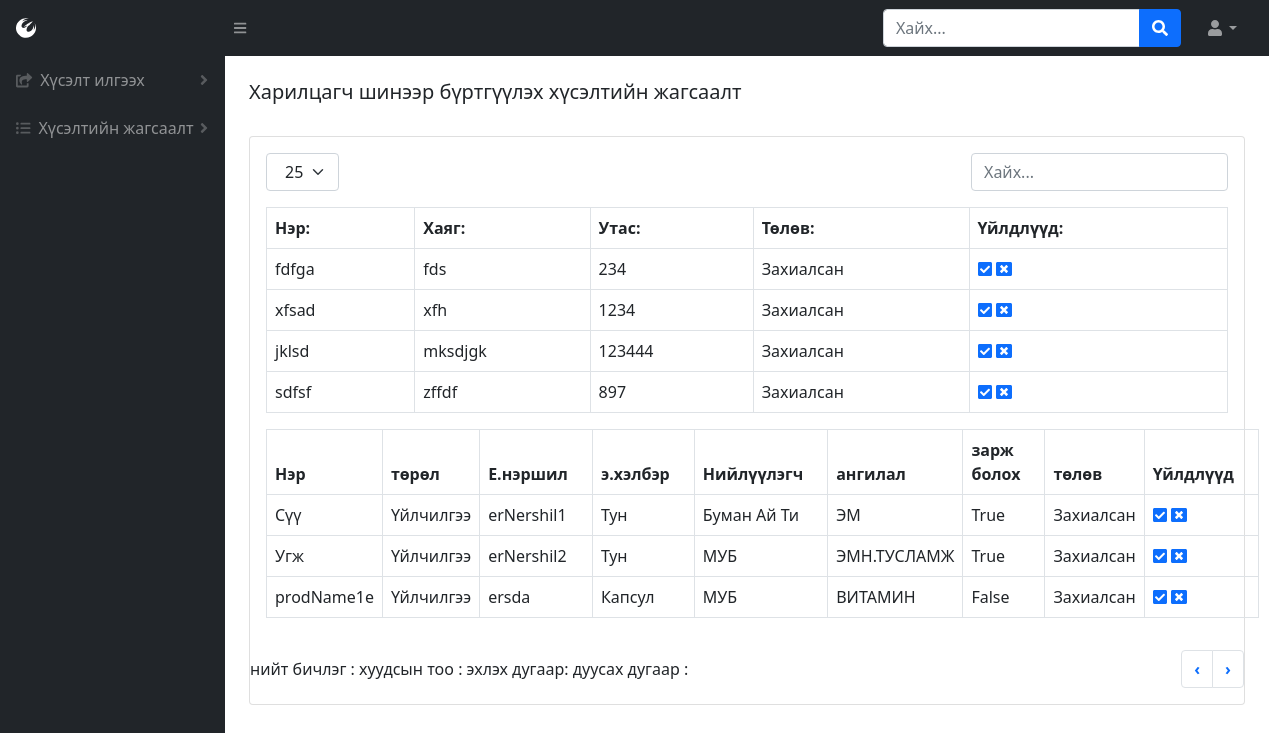
/reqCom-list (signed in), run on the app's committed database.
### BMweb/models.py (models this page shows, shortened)
class Company(models.Model):
    comName = models.CharField(max_length=300, verbose_name=_("Компаний нэр"))
    hayag = models.CharField(max_length=1000, verbose_name=_("Компаний хаяг"))
    phone = models.CharField(max_length=30, verbose_name=_("Компаний утас"))
    thumbimage = models.ImageField(
        upload_to="media/productthumb/", blank = True, null=True,  verbose_name=_("Зураг")
    )
    comState = models.ForeignKey(State, on_delete=CASCADE, verbose_name=_("Төлөв"))
    class Meta:
        verbose_name = _("Компани")
        verbose_name_plural = _("Компани")

class State(models.Model):
    stateName = models.CharField(max_length=300, verbose_name=_("Төлөвийн нэр"))
    class Meta:
        verbose_name = _("Барааны төлөв")
        verbose_name_plural = _("Барааны төлөв")
    def __str__(self):
        return self.stateName

class Product(models.Model):
    prodName = models.CharField(max_length=300, verbose_name=_("Барааны нэр"))
    prodName_en = models.CharField(max_length=300, verbose_name=_("Барааны нэр англи"))
    brand = models.ForeignKey(ProdBrand, related_name='brands',on_delete=models.CASCADE, verbose_name=_("Брэнд нэр"))
    zCode = models.CharField(max_length=300, null=True, blank=True, verbose_name=_("Зураасан код"))
    prodType = models.ForeignKey(ProdType, related_name='products',on_delete=models.CASCADE, verbose_name=_("Төрлийн нэр"))
    zzCode = models.IntegerField(null=True, blank=True, verbose_name=_("Нэмэлт зураасан код"))
    price = models.DecimalField(max_digits=16, decimal_places=2, verbose_name=_("Үнэ"))
    hemNegj = models.ForeignKey(HemNegj, related_name='hemNegj', on_delete=models.CASCADE,verbose_name=_("Хэмжих нэгж"))
    hudNegj = models.ForeignKey(HemNegj, related_name='hudNegj', on_delete=models.CASCADE, verbose_name=_("Худалдан авалтын нэгж"))
    company = models.ManyToManyField(Company,related_name='products',verbose_name=_("Компани"))
    erNershil = models.CharField(max_length=300, verbose_name=_("Ерөнхий нэршил"))
    emHelber = models.ForeignKey(EmHelber, on_delete=models.CASCADE,verbose_name=_("Эмийн хэлбэр"))
    paiz = models.ForeignKey(Paiz, on_delete=models.CASCADE,verbose_name=_("Пайз"))
    uildwerlegch = models.ForeignKey(Manufacturer, on_delete=models.CASCADE, verbose_name=_("Үйлдвэрлэгч"))
    uNiiluulegch = models.ForeignKey(Niiluulegch, on_delete=models.CASCADE, verbose_name=_("Үндсэн нийлүүлэгч"))
    category = models.ForeignKey(Category,related_name='categories', on_delete=models.CASCADE, verbose_name=_("Ангилал"))
    borBoloh = models.BooleanField(verbose_name=_("Борлуулж болох эсэх"),default=False)
    hudAwch = models.BooleanField(verbose_name=_("Худалдан авч болох эсэх"),default=False)
    zarBoloh = models.BooleanField(verbose_name=_("Зарлагдаж болох эсэх"),default=False)
    pos = models.BooleanField(verbose_name=_("Посоор зарж болох эсэх"),default=False)
    posCat = models.ForeignKey(PosCategory,related_name='categories', on_delete=models.CASCADE, verbose_name=_("Посын ангилал"))
    thumbimage = models.ImageField(
        upload_to="media/productthumb/", blank = True, null=True,  verbose_name=_("Зураг")
    )
    hutlult = models.ForeignKey(Hutlult, on_delete=models.CASCADE,verbose_name=_("Хөтлөлт"))
    state = models.ForeignKey(State,related_name='products', on_delete=models.CASCADE, verbose_name=_("Төлөв"))
    class Meta:
        verbose_name = _("Бараа")
        verbose_name_plural = _("Бараа")

class ProdType(models.Model):
    typeName = models.CharField(max_length=300, verbose_name=_("Төрлийн нэр"))
    class Meta:
        verbose_name = _("Барааны төрөл")
        verbose_name_plural = _("Барааны төрөл")
    def __str__(self):
        return self.typeName

class EmHelber(models.Model):
    emHelberName = models.CharField(max_length=300,verbose_name=_("Эмийн хэлбэрийн нэр"))
    class Meta:
        verbose_name = _("Эмийн хэлбэр")
        verbose_name_plural = _("Эмийн хэлбэр")
    def __str__(self):
        return self.emHelberName

class Niiluulegch(models.Model):
    niiName = models.CharField(max_length=300,verbose_name=_("Нийлүүлэгчийн нэр"))
    class Meta:
        verbose_name = ("Нийлүүлэгч")
        verbose_name_plural = ("Нийлүүлэгч")
    def __str__(self):
        return self.niiName

class Category(models.Model):
    catName = models.CharField(max_length=300, verbose_name=_("Ангилалын нэр"))
    parent = models.IntegerField(null=True, blank=True, verbose_name=_("Эцэг ангилал"))
    class Meta:
        verbose_name = _("Ангилал")
        verbose_name_plural = _("Ангилал")
    def __str__(self):
        return self.catName

### BMweb/views.py (the view)
# urls.py: path('reqCom-list', views.reqComList),
def reqComList(request):
    if 'user_id' in request.session:
        c = Company.objects.all()
        p = Product.objects.all()
        h = Hereglegch.objects.get(pk=request.session['user_id'])
        return render(request,'requestList.html', {'user': h, 'companyList': c, 'productList': p})
    else:
        return redirect('/login')

### BMweb/models.py (called while the page is built)
    def __str__(self):
        return self.manName

    def __str__(self):
        return self.paizName

    def __str__(self):
        return self.hemNegjName

### BMweb/templates/requestList.html (shortened to what this page needs)
{% load static %}
<!DOCTYPE html>
<html lang="en">
    <head>
        <link href="https://cdn.jsdelivr.net/npm/simple-datatables@latest/dist/style.css" rel="stylesheet" />
        <link href="css/styles.css" rel="stylesheet" />
        <link href="{% static 'css/styles.css' %}" rel="stylesheet"/>
    </head>
    <body class="sb-nav-fixed">
        {% include "topNav.html" %}
        <div id="layoutSidenav">
            {% include "leftNav.html" %}
            <div id="layoutSidenav_content">
                {% include "comReqList.html" %}
            </div>
        </div>
    </body>
</html>

### BMweb/templates/comReqList.html (shortened to what this page needs)
<main>{% include "tabs.html" %}
    <div class="container-fluid px-4">
        <h5 class="mt-4">Харилцагч шинээр бүртгүүлэх хүсэлтийн жагсаалт</h5>
        <div class="card mb-4">
            <div class="card-body">
                {% include "tableTop.html" %}
                <table id="datatablesSimple" class="dataTable-table">
                  <thead>
                      <tr>
                          <th data-sortable="" class="asc">
                              <a href="#" class="dataTable-sorter">Нэр:</a>
                          </th>
                          <th data-sortable="" class="asc">
                              <a href="#" class="dataTable-sorter">Хаяг:</a>
                          </th>
                          <th data-sortable="" class="asc">
                              <a href="#" class="dataTable-sorter">Утас:</a>
                          </th>
                          <th data-sortable="" class="asc">
                              <a href="#" class="dataTable-sorter">Төлөв:</a>
                          </th>
                          <th data-sortable="" class="asc">
                            <a href="#" class="dataTable-sorter">Үйлдлүүд:</a>
                        </th>
                      </tr>
                  </thead>
                    {% for h in companyList %}
                        {% if  h.comState_id == 1 %}
                            <tr>
                                <td>{{ h.comName }}</td>
                                <td>{{ h.hayag }}</td>
                                <td>{{ h.phone }}</td>
                                <td>{{ h.comState }}</td>
                                <td>
                                    <a href="/change-stateCom/{{h.id}}/3"><i class="fas fa-check-square"></i></a>
                                    <a href="/change-stateCom/{{h.id}}/2"><i class="fas fa-window-close"></i></a>
                                </td>
                            </tr>
                        {% endif %}
                    {% endfor %}
                </table>
                <table id="datatablesSimple" class="dataTable-table">
                    <thead>
                        <tr>
                            <th data-sortable="" class="asc">
                                <a href="#" class="dataTable-sorter">Нэр</a>
                            </th>
                            <th data-sortable="" class="asc">
                                <a href="#" class="dataTable-sorter">төрөл</a>
                            </th>
                            <th data-sortable="" class="asc">
                                <a href="#" class="dataTable-sorter">Е.нэршил</a>
                            </th>
                            <th data-sortable="" class="asc">
                                <a href="#" class="dataTable-sorter">э.хэлбэр</a>
                            </th>
                            <th data-sortable="" class="asc">
                                <a href="#" class="dataTable-sorter">Нийлүүлэгч</a>
                            </th>
                            <th data-sortable="" class="asc">
                                <a href="#" class="dataTable-sorter">ангилал</a>
                            </th>
                            <th data-sortable="" class="asc">
                                <a href="#" class="dataTable-sorter">зарж болох</a>
                            </th>
                            <th data-sortable="" class="asc">
                                <a href="#" class="dataTable-sorter">төлөв</a>
                            </th>
                            <th data-sortable="" class="asc">
                                <a href="#" class="dataTable-sorter">Үйлдлүүд</a>
                            </th>
                        </tr>
                    </thead>
                    {% for h in productList %}
                        {% if  h.state_id == 1 %}
                            <tr>
                                <td>{{ h.prodName }}</td>
                                <td>{{ h.prodType }}</td>
                                <td>{{ h.erNershil }}</td>
                                <td>{{ h.emHelber }}</td>
                                <td>{{ h.uNiiluulegch }}</td>
                                <td>{{ h.category }}</td>
                                <td>{{ h.zarBoloh }}</td>
                                <td>{{ h.state }}</td>
                                <td>
                                <a href="/change-stateProd/{{h.id}}/3"><i class="fas fa-check-square"></i></a>
                                <a href="/change-stateProd/{{h.id}}/2"><i class="fas fa-window-close"></i></a>
                                </td>
                            </tr>
                        {% endif %}
                {% endfor %}
                </table>
            </div>
            {% include "tableBottom.html" %}
        </div>
    </div>
</main>

### data on the page
Company: comName "fdfga", hayag "fds", phone "234", comState "Захиалсан"
Company: comName "xfsad", hayag "xfh", phone "1234", comState "Захиалсан"
Company: comName "jklsd", hayag "mksdjgk", phone "123444", comState "Захиалсан"
Company: comName "sdfsf", hayag "zffdf", phone "897", comState "Захиалсан"
Product: prodName "Сүү", prodType "Үйлчилгээ", erNershil "erNershil1", emHelber "Тун", uNiiluulegch "Буман Ай Ти", category "ЭМ", zarBoloh "True", state "Захиалсан"
Product: prodName "Угж", prodType "Үйлчилгээ", erNershil "erNershil2", emHelber "Тун", uNiiluulegch "МУБ", category "ЭМН.ТУСЛАМЖ", zarBoloh "True", state "Захиалсан"
Product: prodName "prodName1e", prodType "Үйлчилгээ", erNershil "ersda", emHelber "Капсул", uNiiluulegch "МУБ", category "ВИТАМИН", zarBoloh "False", state "Захиалсан"
